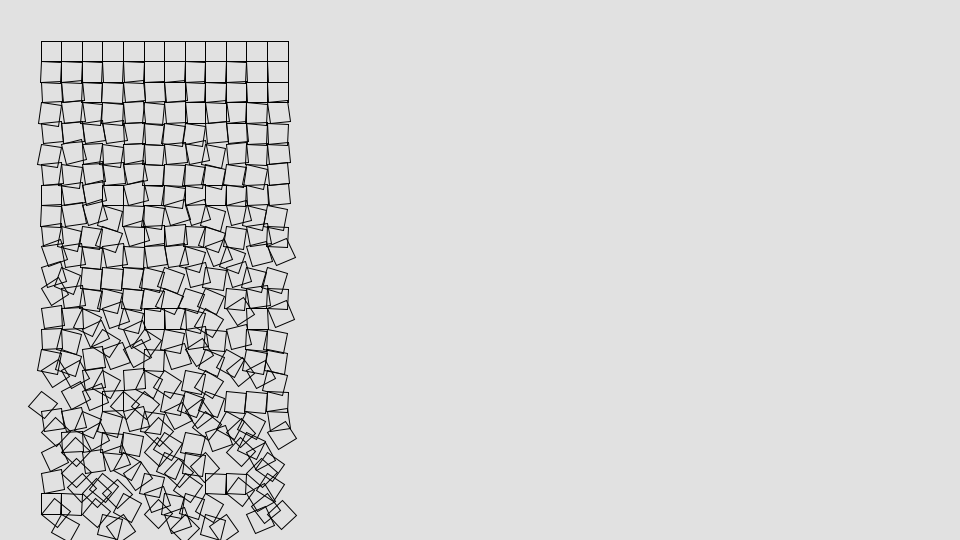
Frame 1 (no input)
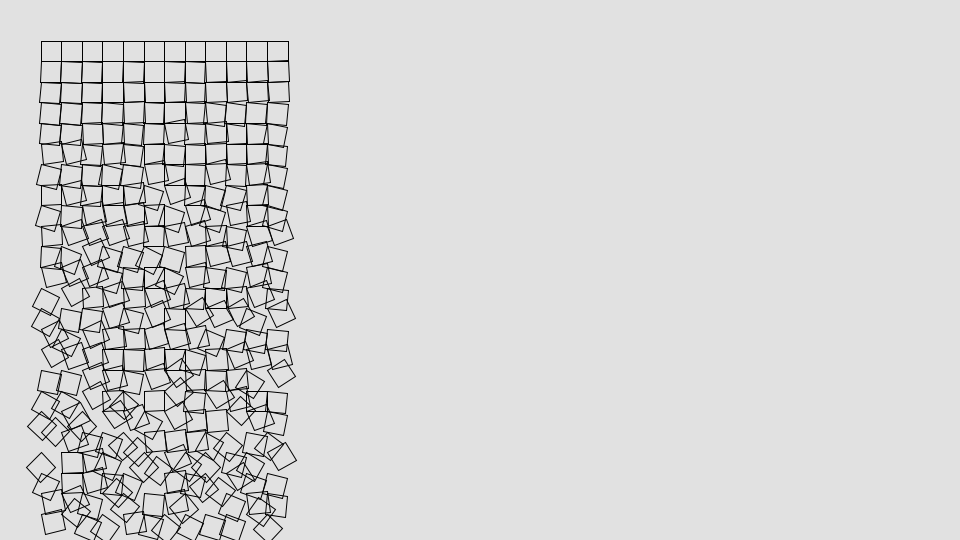
Frame 2 (the mouse pressed at the canvas centre, redrawn once)

The Processing sketch that drew these frames (run headless with seeded random() and noise(); the mouse was pressed at the canvas centre and the sketch redrawn once):

// Processing sketch: frieder_nake2
// ── frieder_nake2.pde
/* This is a copy of George Nee's classic "Schotter" (1968)
 * http://www.medienkunstnetz.de/works/schotter/
 *
 * by Julia Teitelbaum, 09/09/2013
 */
 
int numRows;
int numCols;
float squareSideLength;
float padding;
float rowsRandomnessFactor;
 
void setup() {
  /* set/calculate width and height based on proprortions of Schotter's
   * original piece */
  
  int drawingHeight = 600;
  float widthHeightRatio = 0.49;
  int drawingWidth = int(drawingHeight * widthHeightRatio); // ~285
  size(960, 540); // set the size of the window
  
  /* set randomness factor
   * lower means more rows will be more random, higher means more rows will be more ordered
   */
  rowsRandomnessFactor = 70.0;
   
  /* calculate padding for squares  and length of their sides
   * based on proportions of Schotter original */
  float paddingRatio = 0.14;
  padding = drawingWidth * paddingRatio; // ~40
  squareSideLength = padding/2; // ~20
   
 
  noLoop(); // we aren't animating, so draw() only needs to run once
  noFill(); // none of the squares have fills, only outlines
}
 
void draw() {
  int schotterGrey = 225;
  background(schotterGrey);
  smooth(); // alias lines so the squares look nice
   
  numCols = 12;
  numRows = 2*numCols; // 24
   
  for (int currentCol = 0; currentCol < numCols; currentCol++) {
    for (int currentRow = 0; currentRow < numRows; currentRow++) {
       pushMatrix(); // save current canvas position
        
       // calculate positional change for canvas
       float leftOffset = padding + (currentCol * squareSideLength);
       float topOffset = padding + (currentRow * squareSideLength);
       translate(leftOffset, topOffset);
        
       // calculate rotational change for canvas
       // to shift the square's angle
       float lowerRandomBound = PI*currentRow/(-1*rowsRandomnessFactor);
       float upperRandomBound = PI*currentRow/rowsRandomnessFactor;
       float angleShift = random(lowerRandomBound, upperRandomBound);
       rotate(angleShift);
         
       // draw the square (as far as it knows, it's at the origin)
       rect(0, 0, squareSideLength, squareSideLength);
        
       // put the canvas back as it was
       popMatrix();
    }
  }
}
 
/* NOTE ON USAGE OF PUSHMATRIX() AND POPMATRIX()
 * We're using matrix translations to conceptually move the canvas.
 * we're basically always drawing the box/keeping the imaginary
 * pen in the same location, but keeping a record of where we've
 * moved the canvas so we can shift it differently for each square */
